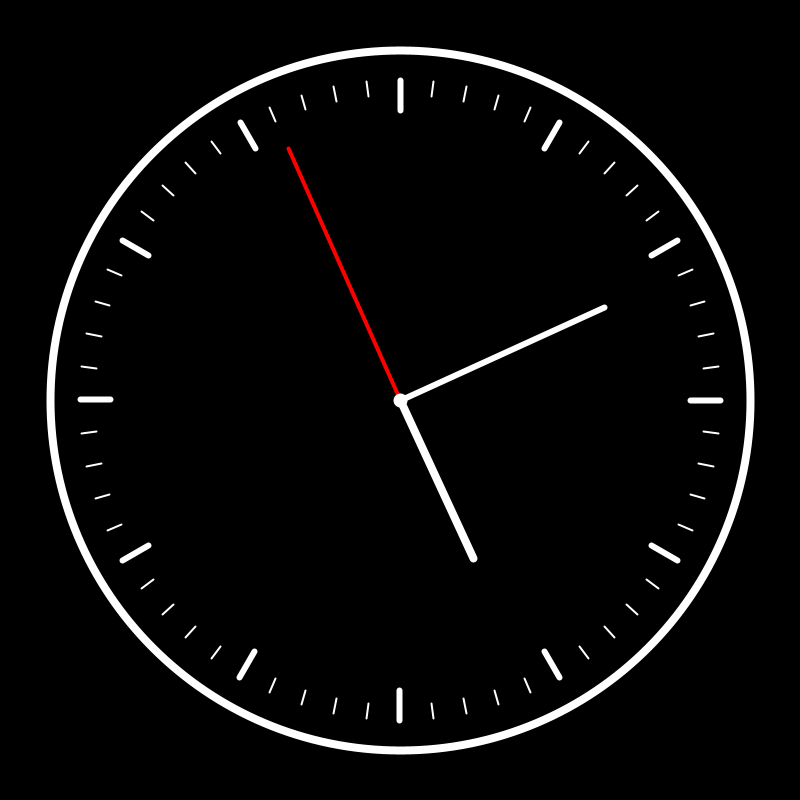
Frame 1 (no input)
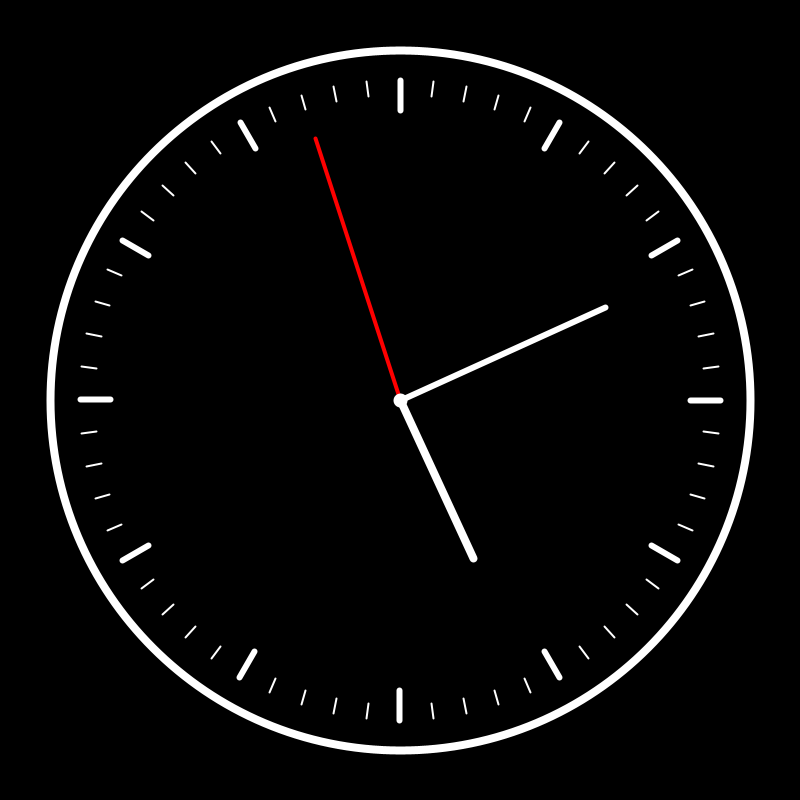
Frame 60 (the mouse pressed at the canvas centre just before this capture)
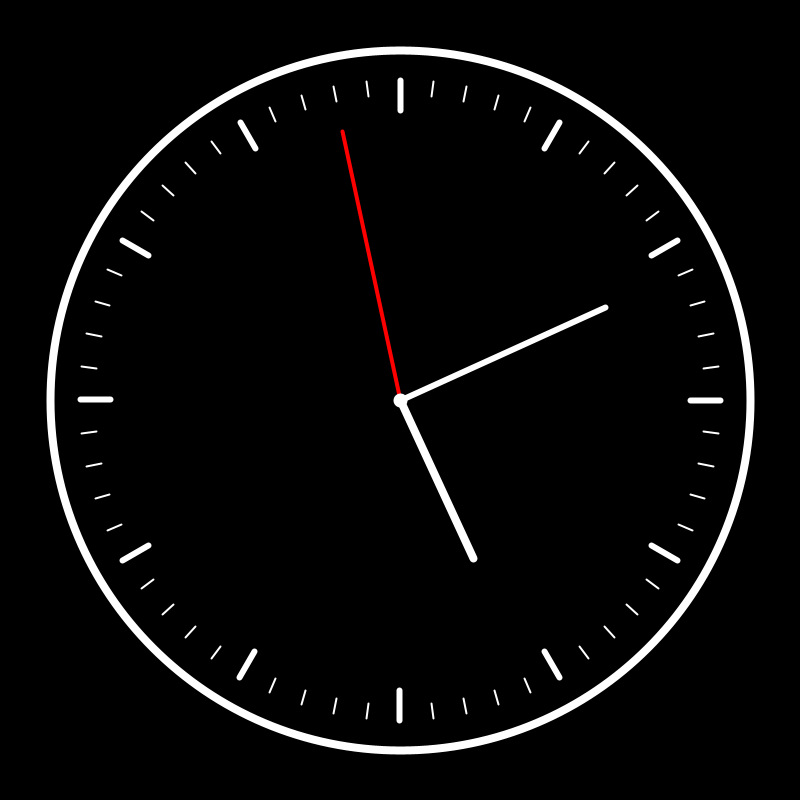
Frame 120 (the mouse held since frame 60 and released just before this capture)

The Processing sketch that drew these frames (run headless with seeded random() and noise(); from frame 60 on, the mouse is pressed at the canvas centre):

// Processing sketch: clock
// ── clock.pde
void setup() {
  size(800, 800);
}

void draw() {
  background(0);
  translate(width / 2, height / 2);

  float hr = hour() % 12;
  float mn = minute();
  float sc = second();

  stroke(255);
  strokeWeight(8);
  noFill();
  ellipse(0, 0, 700, 700);


  stroke(255);
  strokeWeight(8);
  float hourAngle = map(hr + mn / 60, 0, 12, 0, TWO_PI);
  pushMatrix();
  rotate(hourAngle);
  line(0, 0, 0, -175);
  popMatrix();


  stroke(255);
  strokeWeight(6);
  float minuteAngle = map(mn + sc / 60, 0, 60, 0, TWO_PI);
  pushMatrix();
  rotate(minuteAngle);
  line(0, 0, 0, -225);
  popMatrix();


  stroke(255, 0, 0);
  strokeWeight(4);
  float secondAngle = map(sc, 0, 60, 0, TWO_PI);
  pushMatrix();
  rotate(secondAngle);
  line(0, 0, 0, -275);
  popMatrix();


  stroke(255);
  fill(255);
  ellipse(0, 0, 10, 10);


  for (int i = 0; i < 60; i++) {
    float angle = map(i, 0, 60, 0, TWO_PI);
    float x1 = cos(angle) * 320;
    float y1 = sin(angle) * 320;
    float x2, y2;

    if (i % 5 == 0) {
      strokeWeight(6);
      x2 = cos(angle) * 290;
      y2 = sin(angle) * 290;
    } else {
      strokeWeight(2);
      x2 = cos(angle) * 305;
      y2 = sin(angle) * 305;
    }
    stroke(255);
    line(x1, y1, x2, y2);
  }
}
